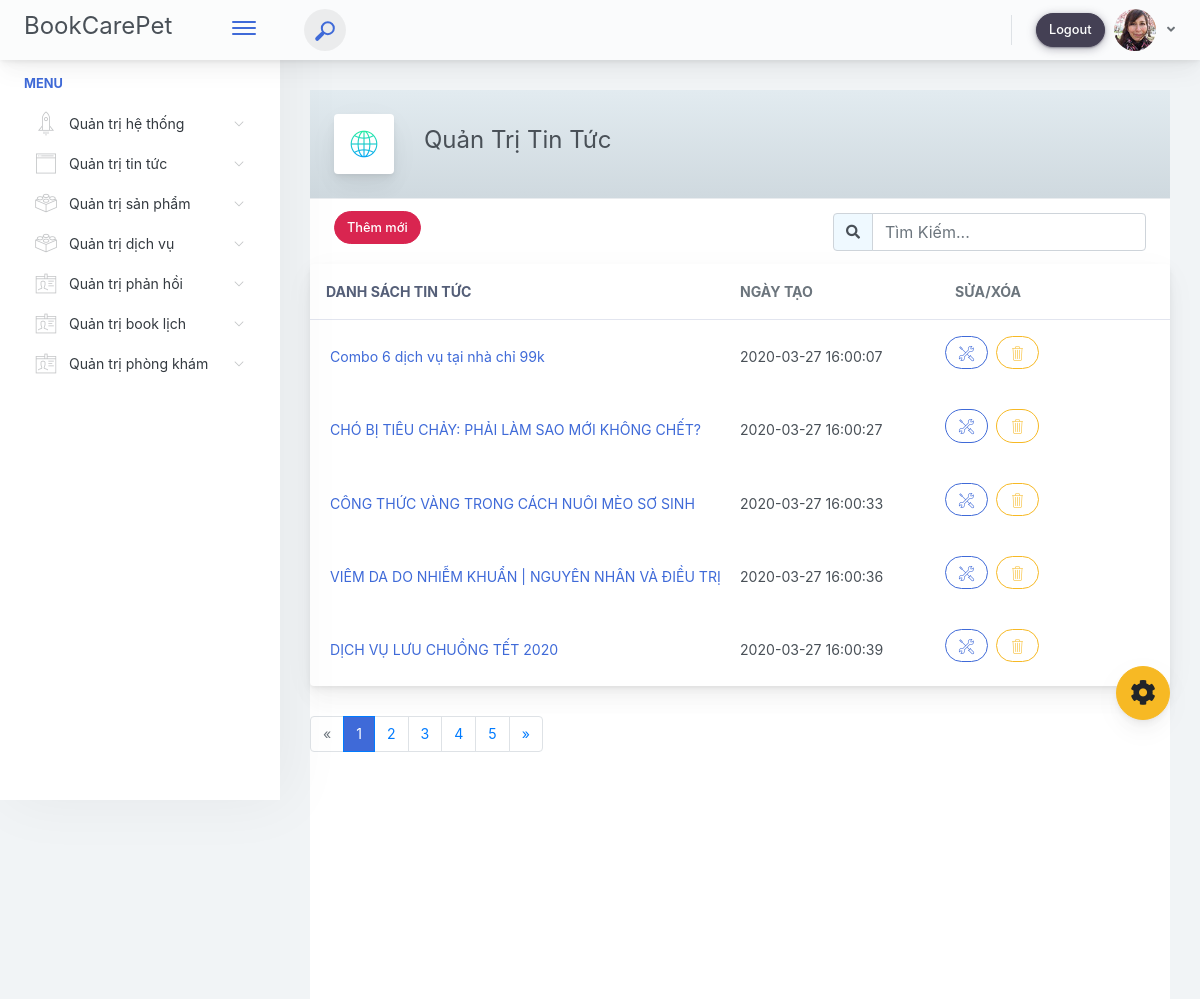
Page /index.php/admin/quan_tri_tin_tuc on the committed database.
### tables this page shows
CREATE TABLE `tin_tuc` (
  `id` int(10) NOT NULL,
  `tieu_de` varchar(255) NOT NULL,
  `nguoi_tao` varchar(50) NOT NULL,
  `thoi_gian` timestamp NOT NULL DEFAULT current_timestamp() ON UPDATE current_timestamp(),
  `mo_ta` text NOT NULL,
  `anh_minh_hoa` varchar(200) DEFAULT NULL,
  `noi_dung` text NOT NULL,
  `noi_dung_1` text NOT NULL,
  `noi_dung_2` text NOT NULL
);

### application/controllers/admin/quan_tri_tin_tuc.php (called while the page is built, shortened)
<?php
class quan_tri_tin_tuc extends CI_Controller {
	function __construct()
	{
		$this->load->helper('url');
		$this->load->database();
		$this->load->model('m_tin_tuc');
		$this->load->library('session');
	}
	public function index()
	{
		$data['tin_tuc'] = $this->m_tin_tuc->lay_tin_tuc();
		$data['tieu_de'] = "Quản trị tin tức | BookCarePet";
		$this->load->view('admin/v_header', $data);
		$this->load->view('admin/v_menu');
		$this->load->view('admin/v_quan_tri_tin_tuc', $data);
	}
}

### index.php (called while the page is built, shortened)
<?php
require_once BASEPATH.'core/CodeIgniter.php';

### application/models/m_tin_tuc.php (called while the page is built, shortened)
<?php
	class m_tin_tuc extends CI_Model
	{
		public function lay_tin_tuc()
		{
			$query = $this->db->query("
				SELECT *
				FROM tin_tuc
				");
			return $query->result();
		}
	}
;?>

### application/views/admin/v_quan_tri_tin_tuc.php (the view, shortened to what this page needs)
  <div class="app-main__outer">
                <div class="app-main__inner">
                    <div class="app-inner-layout">
                        <div class="app-inner-layout__header bg-heavy-rain">
                            <div class="app-page-title">
                                <div class="page-title-wrapper">
                                    <div class="page-title-heading">
                                        <div class="page-title-icon">
                                            <i class="pe-7s-global icon-gradient bg-happy-itmeo">
                                            </i>
                                        </div>
                                        <h4>Quản Trị Tin Tức</h4>
                                    </div>
                                    </div>
                            </div>
                         </div>
                        <div class="app-inner-layout__wrapper">
                            <div class="app-inner-layout__content card">
                                <div>
                                    <div class="app-inner-layout__top-pane">
                                        <div class="pane-left">
                                            <a href="./quan_tri_tin_tuc/them_moi_tin_tuc">
                                                <button class="ladda-button mb-2 mr-2 btn-pill btn btn-danger" data-style="expand-right">
                                                    <span class="ladda-label" >  Thêm mới </span>
                                                </button>
                                            </a>
                                        </div>
                                        <div class="pane-right">
                                            <div class="input-group">
                                                <div class="input-group-prepend">
                                                    <div class="input-group-text">
                                                        <i class="fa fa-search fa-w-16 "></i>
                                                    </div>
                                                </div>
                                                <input placeholder="Tìm Kiếm..." type="text" class="form-control"></div>
                                            </div>
                                        </div>
                    <div class="card mb-3">
                        <div class="card-header pr-0 pl-0">
                            <div class="row no-gutters align-items-center w-100">
                                <div class="col font-weight-bold pl-3">Danh Sách Tin Tức</div>
                                <div class="d-none d-md-block col-6 text-muted">
                                    <div class="row no-gutters align-items-center">
                                        <div class="col-6">Ngày tạo</div>
                                        <div class="col-3">Sửa/Xóa</div>
                                    </div>
                                </div>
                            </div>
                        </div>
                        <?php foreach ($tin_tuc as $row) {
                        ;?>
                        <div class="card-body py-3">
                            <div class="row no-gutters align-items-center">
                                <div class="col"><a href="javascript:void(0)" class="text-big font-weight-semibold"><?=$row->tieu_de;?></a></div>
                                <div class="d-none d-md-block col-6">
                                    <div class="row no-gutters align-items-center">
                                        <div class="col-6"><?=$row->thoi_gian;?></div>
                                        <div class="media col-3 align-items-center">
                                                <a href="<?=base_url();?>admin/quan_tri_tin_tuc/sua_tin_tuc/<?=$row->ma_tin_tuc;?>">
                                                 <button class="mb-2 mr-2 btn-icon btn-icon-only btn-pill btn btn-outline-primary"><i class="pe-7s-tools btn-icon-wrapper"> </i></button></a>
                                               <a href="<?=base_url();?>admin/quan_tri_tin_tuc/xoa_tin_tuc/<?=$row->ma_tin_tuc;?>">
                                                <button class="mb-2 mr-2 btn-icon btn-icon-only btn-pill btn btn-outline-warning"><i class="pe-7s-trash btn-icon-wrapper"> </i></button></a>
                                            </div>
                                    </div>
                                </div>
                            </div>
                        </div>
                        <?php
                        }
                        ;?>
                </div>
                       </div>
                        <nav>
                        <ul class="pagination mb-5">
                            <li class="page-item disabled"><a class="page-link" href="javascript:void(0)">«</a></li>
                            <li class="page-item active"><a class="page-link" href="javascript:void(0)">1</a></li>
                            <li class="page-item"><a class="page-link" href="javascript:void(0)">2</a></li>
                            <li class="page-item"><a class="page-link" href="javascript:void(0)">3</a></li>
                            <li class="page-item"><a class="page-link" href="javascript:void(0)">4</a></li>
                            <li class="page-item"><a class="page-link" href="javascript:void(0)">5</a></li>
                            <li class="page-item"><a class="page-link" href="javascript:void(0)">»</a></li>
                        </ul>
                    </nav>
                    </div>
                </div>
    </div>
</div>
<div class="app-drawer-overlay d-none animated fadeIn"></div><script type="text/javascript" src="./assets/scripts/main.87c0748b313a1dda75f5.js"></script></body>
</html>

### application/views/admin/v_header.php (shortened to what this page needs)
<!doctype html>
<html lang="en">
<head>
    <link href="<?=base_url();?>main.87c0748b313a1dda75f5.css" rel="stylesheet">
</head>

### application/views/admin/v_menu.php (shortened to what this page needs)
<body>
<div class="app-container app-theme-white body-tabs-shadow fixed-header fixed-sidebar">
    <div class="app-header header-shadow">
        <div class="app-header__logo">
             <div><h4>BookCarePet</h4></div>
            <div class="header__pane ml-auto">
                <div>
                    <button type="button" class="hamburger close-sidebar-btn hamburger--elastic" data-class="closed-sidebar">
                        <span class="hamburger-box">
                            <span class="hamburger-inner"></span>
                        </span>
                    </button>
                </div>
            </div>
        </div>
            <div class="app-header__content">
            <div class="app-header-left">
                <div class="search-wrapper">
                    <div class="input-holder">
                        <button class="search-icon"><span></span></button>
                    </div>
                </div>
                       </div>
            <div class="app-header-right">
                <div class="header-btn-lg pr-0">
                    <div class="widget-content p-0">
                        <div class="widget-content-wrapper">
                            <div class="widget-content-right mr-2">
                              <a href="<?=base_url();?>admin/dang_nhap/dang_xuat">
                                <button class="btn-pill btn-shadow btn-shine btn btn-focus">Logout</button></a>
                                                            </div>
                            <div class="widget-content-left">
                                <div class="btn-group">
                                    <a data-toggle="dropdown" aria-haspopup="true" aria-expanded="false" class="p-0 btn">
                                        <img width="42" class="rounded-circle" src="<?=base_url();?>assets/images/avatars/1.jpg" alt="">
                                        <i class="fa fa-angle-down ml-2 opacity-8"></i>
                                    </a>
                                </div>
                            </div>
                        </div>
                    </div>
                </div>
            </div>
        </div>
    </div>
    <div class="ui-theme-settings">
        <button type="button" id="TooltipDemo" class="btn-open-options btn btn-warning">
            <i class="fa fa-cog fa-w-16 fa-spin fa-2x"></i>
        </button>
    </div>    <div class="app-main">
            <div class="app-sidebar sidebar-shadow">
                    <div class="scrollbar-sidebar">
                    <div class="app-sidebar__inner">
                        <ul class="vertical-nav-menu">
                            <li class="app-sidebar__heading">Menu</li>
                            <li >
                                <a href="<?=base_url();?>admin/trang_quan_tri.html">
                                    <i class="metismenu-icon pe-7s-rocket"></i>
                                    Quản trị hệ thống
                                    <i class="metismenu-state-icon pe-7s-angle-down caret-left"></i>
                                </a>
                            </li>
                            <li>
                                <a href="<?=base_url();?>admin/quan_tri_tin_tuc.html">
                                    <i class="metismenu-icon pe-7s-browser"></i>
                                    Quản trị tin tức
                                    <i class="metismenu-state-icon pe-7s-angle-down caret-left"></i>
                                </a>
                            </li>
                            <li>
                                <a href="<?=base_url();?>admin/quan_tri_san_pham.html">
                                    <i class="metismenu-icon pe-7s-plugin"></i>
                                    Quản trị sản phẩm
                                    <i class="metismenu-state-icon pe-7s-angle-down caret-left"></i>
                                </a>
                            </li>
							<li>
                                <a href="<?=base_url();?>admin/quan_tri_dich_vu.html">
                                    <i class="metismenu-icon pe-7s-plugin"></i>
                                    Quản trị dịch vụ
                                    <i class="metismenu-state-icon pe-7s-angle-down caret-left"></i>
                                </a>
                            </li>
                            <li>
                                <a href="<?=base_url();?>admin/quan_tri_phan_hoi.html">
                                    <i class="metismenu-icon pe-7s-id"></i>
                                    Quản trị phản hồi
                                    <i class="metismenu-state-icon pe-7s-angle-down caret-left"></i>
                                </a>
                            </li>
                            <li >
                                <a href="<?=base_url();?>admin/quan_tri_book_lich.html">
                                    <i class="metismenu-icon pe-7s-id"></i>
                                    Quản trị book lịch
                                    <i class="metismenu-state-icon pe-7s-angle-down caret-left"></i>
                                </a>
                            </li>
                            <li>
                                <a href="<?=base_url();?>admin/quan_tri_phong_kham.html">
                                    <i class="metismenu-icon pe-7s-id"></i>
                                    Quản trị phòng khám
                                    <i class="metismenu-state-icon pe-7s-angle-down caret-left"></i>
                                </a>
                            </li>
                        </ul>
                    </div>
                </div>
            </div>

### rows in the picture
tin_tuc: tieu_de "Combo 6 dịch vụ tại nhà chỉ 99k", thoi_gian "2020-03-27 16:00:07"
tin_tuc: tieu_de "CHÓ BỊ TIÊU CHẢY: PHẢI LÀM SAO MỚI KHÔNG CHẾT?", thoi_gian "2020-03-27 16:00:27"
tin_tuc: tieu_de "CÔNG THỨC VÀNG TRONG CÁCH NUÔI MÈO SƠ SINH", thoi_gian "2020-03-27 16:00:33"
tin_tuc: tieu_de "VIÊM DA DO NHIỄM KHUẨN | NGUYÊN NHÂN VÀ ĐIỀU TRỊ", thoi_gian "2020-03-27 16:00:36"
tin_tuc: tieu_de "DỊCH VỤ LƯU CHUỒNG TẾT 2020", thoi_gian "2020-03-27 16:00:39"
